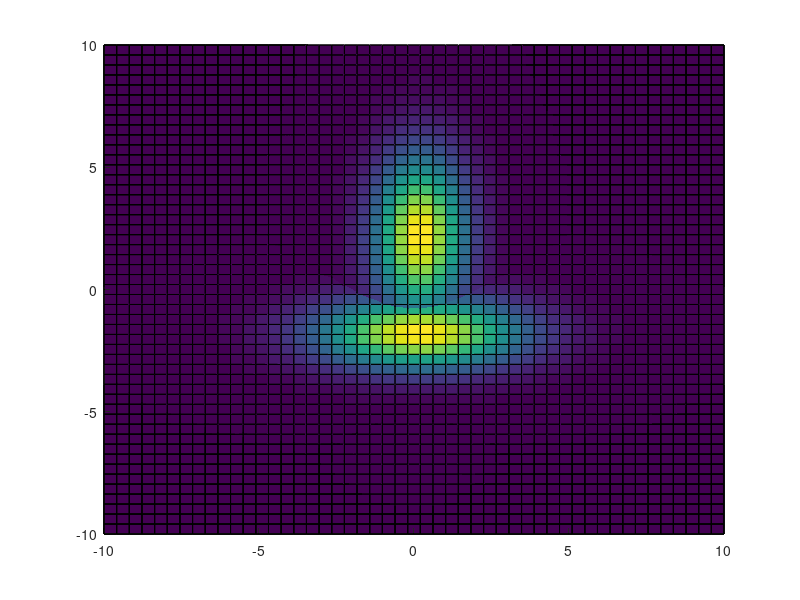

The MATLAB script that drew this image: (Note: this script raises an error after producing the figure.)

n=50; %每个轴上取n个点

x_range=10; %x范围
y_range=10; %y范围

%sigma parameter
a1=1; 
a2=5;
b1=5;
b2=1;

%mu parameter
c1=0;
c2=2;
d1=0;
d2=-2;

sigma1=[[a1,0];[0,a2]];
sigma2=[[b1,0];[0,b2]];


x=linspace(-x_range, x_range, n); % 在x轴上取n点
y=linspace(-y_range, y_range, n); % 在y轴上取n点
[X,Y]=meshgrid(x,y);

mat1=zeros(n*n,2);
mat2=zeros(n*n,2);

i=1;
j=1;
k=1;
for i=1:n
    for j=1:n
        mat1(k,1) = X(i,j)-c1;
        mat1(k,2) = Y(i,j)-c2;
        k = k + 1;
    end
end


k=1;
for i=1:n
    for j=1:n
        mat2(k,1) = X(i,j)-d1;
        mat2(k,2) = Y(i,j)-d2;
        k = k + 1;
    end
end

zz1 = ( ((2*pi)^2.*det(sigma1))^(-1./2) )* exp(-1./2.*dot( (mat1*inv(sigma1))',mat1')) ; 
zz2 = ( ((2*pi)^2.*det(sigma1))^(-1./2) )* exp(-1./2.*dot( (mat2*inv(sigma2))',mat2')) ; 

res1=zeros(n,n);
for i=0:n*n-1
    res1(floor(i/n)+1,mod(i,n)+1) = zz1(i+1);
end


res2=zeros(n,n);
for i=0:n*n-1
    res2(floor(i/n)+1,mod(i,n)+1) = zz2(i+1);
end

hold on
surf(X,Y,res1);
surf(X,Y,res2);
surfc(X,Y,res1);
surfc(X,Y,res2);
contour(X,Y,res);
colorbar; %色卡
hold off
